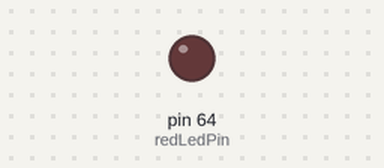
The sketch below on a simulated Arduino Mega 2560, built with avr-gcc and run on an emulated ATmega2560. Shown: output pins drawn as LEDs (lit = HIGH). Pins used as bus, display or sensor lines are not drawn.

Above: at 0.05 s.
At 0.5 s:
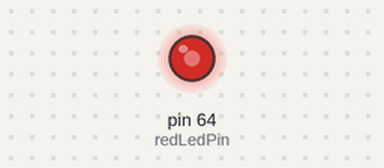
At 0.7 s:
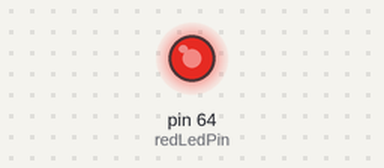
At 0.95 s:
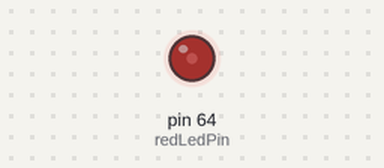
Timing chart, 0 to 3.0 s (numbered marks = the images above):
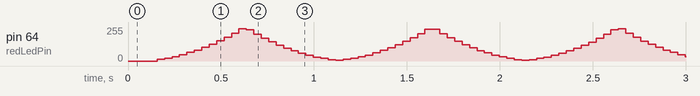

The sketch:

ledDimming.ino
```cpp
// (licence header left out)
// preprocessor directive: compile using Bresenham's line algorithm or traditional single-pulse PWM
#define BRESENHAM_ALGORITHM 1   // 0 = use single-pulse PWM, 1 = use Bresenham's line algorithm


// !!!!!!!!!!!!!!!!!!!!!!!!!!!!!!!!!!!!!!!!!!!!!!!!!!!!!!!!!!!!!!!!!!!!!!!!!!!!!!!!!!!!!!!!!!!!!!!!!!!!!!!!!!!!
// !! characteristics of the LED controller: the next 3 values can be changed by the user (refer to the doc) !!
// !!!!!!!!!!!!!!!!!!!!!!!!!!!!!!!!!!!!!!!!!!!!!!!!!!!!!!!!!!!!!!!!!!!!!!!!!!!!!!!!!!!!!!!!!!!!!!!!!!!!!!!!!!!!

constexpr uint32_t timer1Frequency{ 3200L };                                // timer frequency (3200 Hz by default)

// brightness levels (steps up or down) and minimum brightness level for each individual LED
constexpr uint16_t brightness_bits[3]{ 5, 7, 9 };                           // number of bits used (4 to 10 bits are good choices: 16 to 1024 brightness levels)
constexpr uint16_t lowestBrightnessMinimalFlicker[3]{ 0, 2, 8 };            // lowest brightness level that does not produce flicker (minimum is 0)


/* NOTES
Together, the timer frequency and the number of brightness levels define the LED refresh frequency:
LED refresh frequency = timer frequency / (brightness levels - 1)
Example: timer frequency = 3200 Hz and brightness levels = 256 => refresh rate = 3200 Hz / (256-1) = 12.5 Hz; refresh period  = 1/12.5 = 80 ms
         if the lowest brightness is set to level 4 (4/255 = 1.57%), flicker will not, or will barely be noticeable

The refresh period also defines how fast a LED can be dimmed without skipping intermediate brightness levels:
time = refresh period x (brightness levels - 1) = timer period x (brightness levels - 1) ^ 2
Example: with 64 brightness levels and a 2 kHz timer, the time from fully ON to fully OFF is 0.5 millis x 63^2 = approx. 2 seconds.
- if a faster dimming is required, reduce the number of brightness levels to 32 or 16, or skip intermediate brightness levels while dimming.
  this is probably better than increasing the timer frequency because that would double the time spent in interrupt routines.
- if slower dimming is required, you may want to increase the number of brightness levels because the brightness 'steps' will become noticeable.
*/

// variables to communicate between main program and timer1 interrupt service routine (ISR), for each individual LED
volatile uint16_t brightness[3]{ 0, 0, 0 };                                 // brightness level
volatile uint32_t pulseTrainCount[3]{ 0, 0, 0 };                            // completed pulse trains (LED refresh periods)
volatile bool initValues{ true };                                           // flag to indicate that values are not yet initialized


/*----------------------------------------------
setup sets output pins and initializes the timer
----------------------------------------------*/
void setup()
{
    Serial.begin(115200);                                                   // initialize serial communication

    // check for valid board type
#if defined (ARDUINO_AVR_UNO)
    constexpr int redLedPin = 2;                                            // red LED output pin for Arduino UNO (labeled 'D2' on the board)
#elif defined(ARDUINO_AVR_MEGA2560)
    constexpr int redLedPin = 64;                                           // red LED output pin for Arduino mega2560 (labeled 'A10' on the board)
#else
#error "This program is intended for the Arduino Uno or Mega only. Check your board type";
#endif
    constexpr int greenLedPin{ redLedPin + 1 }, blueLedPin{ redLedPin + 2 };// LED output pins

    pinMode(redLedPin, OUTPUT);                                             // red LED output pin
    pinMode(greenLedPin, OUTPUT);                                           // green LED output pin
    pinMode(blueLedPin, OUTPUT);                                            // blue LED output pin

    // setup timer 1 (16 bit) for phase correct PWM; enable overflow interrupt (SEE ATmega328P DATASHEET)
    constexpr uint32_t timer1ClockFreq{ F_CPU / 8 };                        // timer clock frequency 2 MHz (prescaler factor 8)
    constexpr uint32_t timer1Top{ timer1ClockFreq / timer1Frequency / 2 };  // timer counts up and down => timer1Top x 2 steps
    TCCR1A = _BV(WGM11);                                                    // WGM13 & WGM11 set: PWM, phase correct, TOP = ICR1 register
    TCCR1B = _BV(WGM13) | _BV(CS11);                                        // CS11: prescaler factor 8
    ICR1 = timer1Top;                                                       // counter TOP value
    TIMSK1 = _BV(TOIE1);                                                    // enable overflow interrupt for this timer
}


/*---------------------------------------------------------------------------------------------------------------------------------------------
    Constantly dim LEDs and increase brightness again, using the defined brightness levels and lowest brightness level for each respective LED.
    This main loop only sets LED brightness. Timer interrupts will take care of producing the pulse trains required
---------------------------------------------------------------------------------------------------------------------------------------------*/
void loop()
{
    constexpr uint16_t brightnessLevelLedON[3]{ (1 << brightness_bits[0]) - 1, (1 << brightness_bits[1]) - 1 , (1 << brightness_bits[2]) - 1 };

    // initialize count of completed pulse trains (LED refresh periods) and current time
    uint32_t currentCount[3]{};
    cli(); for (int i = 0; i < 3; i++) { currentCount[i] = pulseTrainCount[i]; } sei();  // read the pulse train count (maintained by ISR)
    uint32_t currentTime = millis();
    bool changeBrightnessNow[3]{ false, false, false };

    // static variables
    // ----------------
    // calculated LED brightness values: initialize with values to obtain lowest LED brightness levels after gamma correction (=> apply inverse 'gamma' function)
    // inverse 'gamma': first scale up lowest gamma corrected brightness, then calculate square root
    static uint16_t pulsesON_0_n[3]{ (uint16_t)(sqrt(lowestBrightnessMinimalFlicker[0] << brightness_bits[0])),
        (uint16_t)(sqrt(lowestBrightnessMinimalFlicker[1] << brightness_bits[1])), (uint16_t)(sqrt(lowestBrightnessMinimalFlicker[2] << brightness_bits[2])) };

    static uint32_t lastCount[3]{ 0, 0, 0 };                                // count of completed pulse trains (LED refresh periods) when last brightness change occurred
    static uint32_t lastTime[3]{ currentTime, currentTime, currentTime };   // time of last brightness change
    static int8_t direction[3]{ 1, 1, 1 };                                  // direction for brightness change (1 is up, -1 is down)


    // dim LEDs: determine whether it's time to change LED brightness
    // --------------------------------------------------------------
    // use time or completed LED refresh periods count to determine when to change brightness
    changeBrightnessNow[0] = (currentCount[0] > lastCount[0] + 1);          // LED 1: change brightness after every 2 LED refresh periods (synchronous)
    changeBrightnessNow[1] = (currentTime > lastTime[1] + 499);             // LED 2: change brightness every 500 ms (asynchronous)
    changeBrightnessNow[2] = (currentCount[2] > lastCount[2]);              // LED 3: change brightness after every LED refresh period (synchronous)


    // change LED brightness
    // ---------------------
    for (int index = 0; index < 3; index++) {                               // for each LED
        if (changeBrightnessNow[index] || initValues) {                     // change brightness ?
            lastCount[index] = currentCount[index];                         // remember count of completed LED refresh periods
            lastTime[index] = currentTime;                                  // remember the current time
            pulsesON_0_n[index] += direction[index];                        // adapt brightness (up or down)

            // gamma correction: squaring the brightness value (and scaling it back into the original brightness range) is a good approximation. '+1': scale from 0 to max. brightness
            uint16_t br = max(((uint32_t)(pulsesON_0_n[index]) * (pulsesON_0_n[index] + 1)) >> brightness_bits[index], lowestBrightnessMinimalFlicker[index]);

            // change direction ?
            if (((br == lowestBrightnessMinimalFlicker[index]) && (direction[index] == -1)) || (br == brightnessLevelLedON[index])) {
                direction[index] = -direction[index];
            }

            // pass brightness to ISR (who will pick it up at the start of a new LED refresh period)
            if ((brightness[index] != br) || initValues) { cli(); brightness[index] = br; sei(); }
        }
    }

    // reset flag to indicate that values are initialized
    if (initValues) { cli(); initValues = false; sei(); }
}


/*------------------------------------------------------------------------------------------------------------------------------------------
    Timer 1 overflow interrupt service routine: produce the pulses required to drive multiple LEDs, using ONE COMMON timer (as low as 1 kHz)
------------------------------------------------------------------------------------------------------------------------------------------*/
SIGNAL(TIMER1_OVF_vect) {
    constexpr uint16_t brightnessLevelLedON[3]{ (1 << brightness_bits[0]) - 1, (1 << brightness_bits[1]) - 1 , (1 << brightness_bits[2]) - 1 };

    constexpr uint8_t bitMaskRedLed{ B00000100 };                           // bitmask for red LED: ATmega328P PORT bit 2: (Arduino Uno: PORT D, Arduino mega2560: PORT K)
    constexpr uint8_t bitMaskRGBleds{ B00011100 };                          // bitmask for all three LEDs: ATmega328P PORT bits 432 (Arduino Uno: PORT D, Arduino mega2560: PORT K)

    uint8_t ledBit{ bitMaskRedLed };                                        // bitmask for current (red, green or blue) LED
    uint8_t ledStateBits{ 0 };                                              // bitset to assemble the current LED states, for the three LEDs

    // static variables
    // ----------------
    static uint16_t ledBrightness[3]{ 0,0,0 };                              // current LED brightness
    static uint16_t progress[3]{ 0, 0, 0 };                                 // counts from 0 to brightness levels - 1 during a LED refresh period
    static uint16_t stepCounter[3]{ 0, 0, 0 };                              // used by pulse train algorithm to switch a LED ON or OFF

    if (initValues) { return; }                                             // do nothing until the main program has set the initial values

#if BRESENHAM_ALGORITHM
    /* BRESENHAM'S ALGORITHM
       ---------------------
     Each time the ISR runs, the algorithm adds the set LED brightness level to a step counter, modulo the defined 'LED ON' brightness level.
    If the new value of the step counter is lower than the old value, switch the LED ON. Otherwise, switch the LED OFF.

    Example: brightness levels = 32 ('LED OFF' brightness level = 0, 'LED ON' brightness level = 31). Requested brightness level = 7.
    A single LED refresh period will consist of 31 steps (with a timer running at 1 kHz, this means 31 milliseconds).

    During successive ISR calls, The step counter will be set to 7, 14, 21, 28, 4, 11, 18, 25, 1, 8, 15, 22, 29, 5, 12, 19, 26, 2, 9, 16, 23, 30, 6, 13, 20, 27, 3, 10, 17, 24, 0
    Distribution of the 7 'ON' pulses across the 31 steps: "*"=>                *              *                 *              *                 *              *              *

    (Note that this is the same algorithm used by hardware to draw a line with a slope (less than 1) expressed as a ratio of two integer numbers. In this example: slope = 7/31)
    Refer to the documentation for more information.
    */

    for (int index = 0; index < 3; index++) {                                                   // for the red, green, blue LED
        // start of a new LED refresh period ? Then LOAD the desired LED brightness, as set by the main program during the last LED refresh period
        // variable pulseTrainCount counts the number of LED refresh periods for each LED (use: see main loop)
        if (progress[index] == 0) { ledBrightness[index] = brightness[index]; pulseTrainCount[index]++; }
        ++progress[index] %= brightnessLevelLedON[index];                                       // maintain progress counter(0 to maximum brightness - 1 = brightness levels - 2)

        if (ledBrightness[index] == 0) { ledBit <<= 1; continue; }                              // LED OFF ? Nothing to do, move to next LED


        // *** START OF BRESENHAM'S LINE ALGORITHM ***
        if (stepCounter[index] == 0) {                                                          // at the start of a new pulse train (LED refresh period) ?
            ledStateBits |= ledBit;                                                             // start the pulse train by setting the LED ON
            stepCounter[index] = (ledBrightness[index] == brightnessLevelLedON[index]) ? 0 :    // maximum LED brightness ? reset step counter immediately
                ledBrightness[index];                                                           // any other brightness: add this brightness value to the step counter
        }
        else {                                                                                  // NOT at the start of a new pulse train (LED refresh period) ?
            uint16_t newStep = (stepCounter[index] + ledBrightness[index]) % brightnessLevelLedON[index];    // new step = (old step + the desired brightness) modulo the maximum possible brightness
            if ((newStep < stepCounter[index]) && (newStep != 0)) { ledStateBits |= ledBit; }   // ONLY if the new step is smaller than the previous step: set the LED ON
            stepCounter[index] = newStep;                                                       // update the step counter (after a full LED refresh period, this value will be 0)
        }
        // *** END OF BRESENHAM'S LINE ALGORITHM ***


        ledBit <<= 1;                                                                           // advance to the LED state bit to the bit for the next LED
    }

#else
    // SINGLE-PULSE PWM ALGORITHM
    // --------------------------
    for (int index = 0; index < 3; index++) {                                                   // for the red, green, blue LED
        // start of a new LED refresh period ? Then LOAD the desired LED brightness, as set by the main program during the last LED refresh period
        if (progress[index] == 0) { ledBrightness[index] = brightness[index]; pulseTrainCount[index]++; }

        if(progress[index] < ledBrightness[index]) { ledStateBits |= ledBit; }
        ++progress[index] %= brightnessLevelLedON[index];

        ledBit <<= 1;                                                                           // advance to the LED state bit to the bit for the next LED
    }
#endif


    // switch LEDs ON or OFF now. Do NOT use digitalWrite() because that takes way to much time and would interfere with the pulse train algorithm
    // write directly to the ATmega328P PORT D register (Arduino Uno pins 2 to 4) or PORTK register (Arduino Mega pins 64 to 66)
    // (see ATmega328P datasheet for more information)
    // -----------------------------------------------
#if defined (ARDUINO_AVR_UNO)
    PORTD = (PORTD & ~bitMaskRGBleds) | ledStateBits;                       // if positive logic (assumes LED cathodes connected to GROUND)
    //PORTD = (PORTD | bitMaskRGBleds) &~ ledStateBits;                     // if negative logic (assumes LED anodes connected to Vcc)
#else
    PORTK = (PORTK & ~bitMaskRGBleds) | ledStateBits;                       // if positive logic (assumes LED cathodes connected to GROUND)
    //PORTK = (PORTK | bitMaskRGBleds) &~ ledStateBits;                     // if negative logic (assumes LED anodes connected to Vcc)
#endif
}
```
